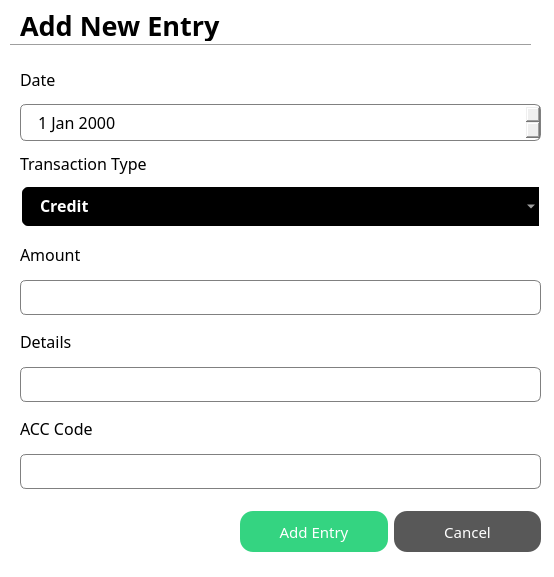
<?xml version="1.0" encoding="UTF-8"?>
<ui version="4.0">
 <class>EntryDialog</class>
 <widget class="QDialog" name="EntryDialog">
  <property name="geometry">
   <rect>
    <x>0</x>
    <y>0</y>
    <width>554</width>
    <height>577</height>
   </rect>
  </property>
  <property name="windowTitle">
   <string>Entry Dialog</string>
  </property>
  <property name="styleSheet">
   <string notr="true">QDialog{
	
	background-color: rgb(255, 255, 255);

}
QLineEdit{
	border: 1px solid gray;
	border-radius: 6px;
	padding-left:15px;
	height:35px
}
QDateEdit{
	border: 1px solid gray;
	border-radius: 6px;
	padding-left:15px;
	height:35px
}
QComboBox{
	border: 2px solid white;
	border-radius:8px;
	padding-left:15px;
	height:35px;
	padding: 1px 18px 3px;
	background-color: rgb(0, 0, 0);
	color: white;
	font-weight: bold;
	selection-background-color: rgb(41, 128, 185);
}</string>
  </property>
  <widget class="Line" name="AddNewEntry">
   <property name="geometry">
    <rect>
     <x>10</x>
     <y>20</y>
     <width>521</width>
     <height>51</height>
    </rect>
   </property>
   <property name="orientation">
    <enum>Qt::Horizontal</enum>
   </property>
  </widget>
  <widget class="QLabel" name="label">
   <property name="geometry">
    <rect>
     <x>20</x>
     <y>10</y>
     <width>481</width>
     <height>31</height>
    </rect>
   </property>
   <property name="font">
    <font>
     <family>Century Gothic</family>
     <pointsize>20</pointsize>
     <weight>75</weight>
     <bold>true</bold>
    </font>
   </property>
   <property name="text">
    <string>Add New Entry</string>
   </property>
  </widget>
  <widget class="QWidget" name="layoutWidget">
   <property name="geometry">
    <rect>
     <x>20</x>
     <y>60</y>
     <width>521</width>
     <height>429</height>
    </rect>
   </property>
   <layout class="QVBoxLayout" name="verticalLayout_9">
    <item>
     <layout class="QVBoxLayout" name="verticalLayout_8">
      <item>
       <widget class="QLabel" name="label_9">
        <property name="font">
         <font>
          <family>Century Gothic</family>
          <pointsize>12</pointsize>
         </font>
        </property>
        <property name="text">
         <string>Date</string>
        </property>
       </widget>
      </item>
      <item>
       <widget class="QDateEdit" name="dateEdit">
        <property name="font">
         <font>
          <family>Century Gothic</family>
          <pointsize>12</pointsize>
         </font>
        </property>
       </widget>
      </item>
     </layout>
    </item>
    <item>
     <layout class="QVBoxLayout" name="verticalLayout_7">
      <item>
       <widget class="QLabel" name="label_8">
        <property name="font">
         <font>
          <family>Century Gothic</family>
          <pointsize>12</pointsize>
         </font>
        </property>
        <property name="text">
         <string>Transaction Type</string>
        </property>
       </widget>
      </item>
      <item>
       <widget class="QComboBox" name="transactionComboBox">
        <property name="font">
         <font>
          <family>Century Gothic</family>
          <pointsize>12</pointsize>
          <weight>75</weight>
          <bold>true</bold>
         </font>
        </property>
        <item>
         <property name="text">
          <string>Credit</string>
         </property>
        </item>
        <item>
         <property name="text">
          <string>Debit</string>
         </property>
        </item>
       </widget>
      </item>
     </layout>
    </item>
    <item>
     <layout class="QVBoxLayout" name="verticalLayout">
      <item>
       <widget class="QLabel" name="label_2">
        <property name="font">
         <font>
          <family>Century Gothic</family>
          <pointsize>12</pointsize>
         </font>
        </property>
        <property name="text">
         <string>Amount</string>
        </property>
       </widget>
      </item>
      <item>
       <widget class="QLineEdit" name="amountLineEdit">
        <property name="minimumSize">
         <size>
          <width>0</width>
          <height>35</height>
         </size>
        </property>
        <property name="maximumSize">
         <size>
          <width>16777215</width>
          <height>35</height>
         </size>
        </property>
        <property name="font">
         <font>
          <family>Century Gothic</family>
          <pointsize>12</pointsize>
         </font>
        </property>
       </widget>
      </item>
     </layout>
    </item>
    <item>
     <layout class="QVBoxLayout" name="verticalLayout_4">
      <item>
       <widget class="QLabel" name="label_5">
        <property name="font">
         <font>
          <family>Century Gothic</family>
          <pointsize>12</pointsize>
         </font>
        </property>
        <property name="text">
         <string>Details</string>
        </property>
       </widget>
      </item>
      <item>
       <widget class="QLineEdit" name="detailsLineEdit">
        <property name="minimumSize">
         <size>
          <width>0</width>
          <height>35</height>
         </size>
        </property>
        <property name="maximumSize">
         <size>
          <width>16777215</width>
          <height>35</height>
         </size>
        </property>
        <property name="font">
         <font>
          <family>Century Gothic</family>
          <pointsize>12</pointsize>
         </font>
        </property>
       </widget>
      </item>
     </layout>
    </item>
    <item>
     <layout class="QVBoxLayout" name="verticalLayout_5">
      <item>
       <widget class="QLabel" name="label_6">
        <property name="font">
         <font>
          <family>Century Gothic</family>
          <pointsize>12</pointsize>
         </font>
        </property>
        <property name="text">
         <string>ACC Code</string>
        </property>
       </widget>
      </item>
      <item>
       <widget class="QLineEdit" name="accCodeLineEdit">
        <property name="minimumSize">
         <size>
          <width>0</width>
          <height>35</height>
         </size>
        </property>
        <property name="maximumSize">
         <size>
          <width>16777215</width>
          <height>35</height>
         </size>
        </property>
        <property name="font">
         <font>
          <family>Century Gothic</family>
          <pointsize>12</pointsize>
         </font>
        </property>
       </widget>
      </item>
     </layout>
    </item>
   </layout>
  </widget>
  <widget class="QWidget" name="layoutWidget">
   <property name="geometry">
    <rect>
     <x>240</x>
     <y>510</y>
     <width>301</width>
     <height>43</height>
    </rect>
   </property>
   <layout class="QHBoxLayout" name="horizontalLayout">
    <item>
     <widget class="QPushButton" name="addEntryBtn">
      <property name="minimumSize">
       <size>
        <width>0</width>
        <height>41</height>
       </size>
      </property>
      <property name="maximumSize">
       <size>
        <width>16777215</width>
        <height>41</height>
       </size>
      </property>
      <property name="font">
       <font>
        <family>Century Gothic</family>
        <pointsize>-1</pointsize>
        <weight>50</weight>
        <bold>false</bold>
       </font>
      </property>
      <property name="styleSheet">
       <string notr="true">QPushButton{
	
	background-color: rgb(52, 212, 129);
	color: white;
	border:none;
	border-radius:bold;
	font-size:15px
}</string>
      </property>
      <property name="text">
       <string>Add Entry</string>
      </property>
     </widget>
    </item>
    <item>
     <widget class="QPushButton" name="pushButton_2">
      <property name="minimumSize">
       <size>
        <width>0</width>
        <height>41</height>
       </size>
      </property>
      <property name="maximumSize">
       <size>
        <width>16777215</width>
        <height>41</height>
       </size>
      </property>
      <property name="font">
       <font>
        <family>Century Gothic</family>
        <pointsize>-1</pointsize>
       </font>
      </property>
      <property name="styleSheet">
       <string notr="true">QPushButton{
	
	background-color: #585858;
	color: white;
	border:none;
	border-radius:bold;
	font-size:15px
}</string>
      </property>
      <property name="text">
       <string>Cancel</string>
      </property>
     </widget>
    </item>
   </layout>
  </widget>
 </widget>
 <resources/>
 <connections/>
</ui>
